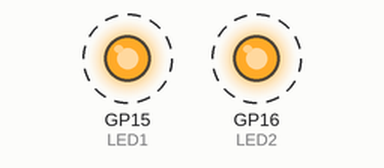
The sketch below on a simulated Raspberry Pi Pico. Shown: output pins drawn as LEDs (lit = HIGH). Dashed ring = blinking. What the sketch prints to the serial monitor is not drawn.

Above: at 0.05 s.
Timing chart, 0 to 3.0 s (numbered marks = the images above):
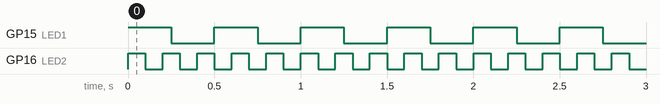

The sketch:

DualCoreBlinkExample.ino
```cpp
#include <Arduino.h>
#include "pico/multicore.h"

#define LED1 15
#define LED2 16

#define CORE0_BLINK_INTERVAL 250
#define CORE1_BLINK_INTERVAL 100

void core1_entry();

void setup() {
  Serial.begin(115200);
  pinMode(LED1, OUTPUT);
  pinMode(LED2, OUTPUT);

  multicore_reset_core1();
  multicore_launch_core1(core1_entry);
}

void loop() { // Core 0: Blink LED1 slowly
  digitalWrite(LED1, HIGH);
  delay(CORE0_BLINK_INTERVAL);
  Serial.println("CORE 0: LED ON");
  digitalWrite(LED1, LOW);
  delay(CORE0_BLINK_INTERVAL);
}

void core1_entry() { // Core 1: Blink LED2 faster
  while (true) {
    digitalWrite(LED2, HIGH);
    delay(CORE1_BLINK_INTERVAL);
    Serial.println("CORE 1: LED ON");
    digitalWrite(LED2, LOW);
    delay(CORE1_BLINK_INTERVAL);
  }
}
```

Measured:
- by itself, GP15 (LED1): alternates HIGH for 0.25 s and LOW for 0.25 s
- by itself, GP16 (LED2): alternates HIGH for 0.10 s and LOW for 0.10 s
- by itself, everything shown: repeats every 1.0 s, in 4 steps
